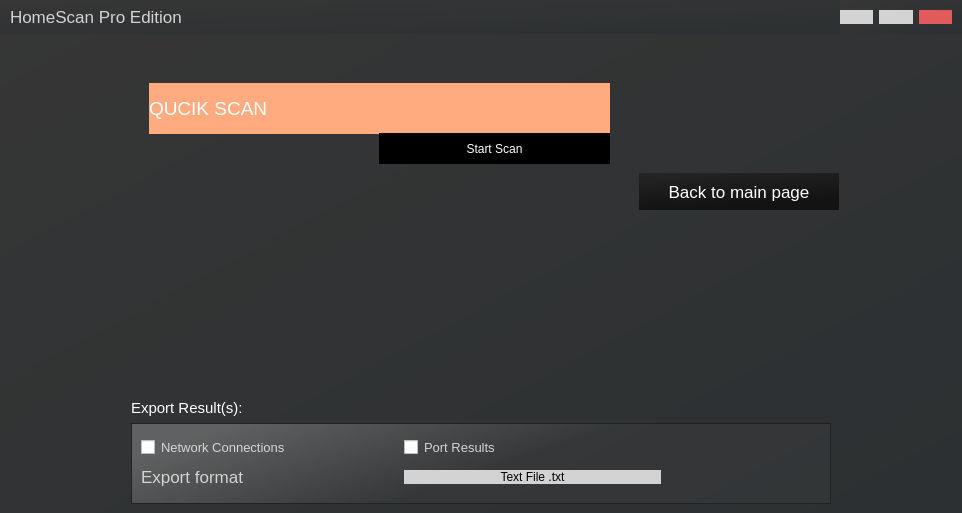
<?xml version="1.0" encoding="UTF-8"?>
<ui version="4.0">
 <class>MainWindow</class>
 <widget class="QMainWindow" name="MainWindow">
  <property name="geometry">
   <rect>
    <x>0</x>
    <y>0</y>
    <width>962</width>
    <height>513</height>
   </rect>
  </property>
  <property name="windowTitle">
   <string>MainWindow</string>
  </property>
  <property name="styleSheet">
   <string notr="true">border: unset;</string>
  </property>
  <widget class="QWidget" name="app">
   <layout class="QHBoxLayout" name="horizontalLayout">
    <property name="spacing">
     <number>0</number>
    </property>
    <property name="leftMargin">
     <number>0</number>
    </property>
    <property name="topMargin">
     <number>0</number>
    </property>
    <property name="rightMargin">
     <number>0</number>
    </property>
    <property name="bottomMargin">
     <number>0</number>
    </property>
    <item>
     <widget class="QFrame" name="main">
      <property name="styleSheet">
       <string notr="true">background:qlineargradient(spread:pad, x1:0, y1:0, x2:1, y2:1, stop:0 rgba(54, 54, 54, 255), stop:1 rgba(44, 48, 50, 255))</string>
      </property>
      <property name="frameShape">
       <enum>QFrame::StyledPanel</enum>
      </property>
      <property name="frameShadow">
       <enum>QFrame::Raised</enum>
      </property>
      <layout class="QVBoxLayout" name="verticalLayout">
       <property name="spacing">
        <number>0</number>
       </property>
       <property name="leftMargin">
        <number>0</number>
       </property>
       <property name="topMargin">
        <number>0</number>
       </property>
       <property name="rightMargin">
        <number>0</number>
       </property>
       <property name="bottomMargin">
        <number>0</number>
       </property>
       <item>
        <widget class="QFrame" name="name_and_tabs">
         <property name="enabled">
          <bool>true</bool>
         </property>
         <property name="maximumSize">
          <size>
           <width>16777215</width>
           <height>34</height>
          </size>
         </property>
         <property name="styleSheet">
          <string notr="true"/>
         </property>
         <property name="frameShape">
          <enum>QFrame::StyledPanel</enum>
         </property>
         <property name="frameShadow">
          <enum>QFrame::Raised</enum>
         </property>
         <layout class="QHBoxLayout" name="horizontalLayout_7">
          <property name="leftMargin">
           <number>0</number>
          </property>
          <property name="topMargin">
           <number>0</number>
          </property>
          <property name="rightMargin">
           <number>0</number>
          </property>
          <property name="bottomMargin">
           <number>0</number>
          </property>
          <item>
           <layout class="QHBoxLayout" name="horizontalLayout_3">
            <property name="leftMargin">
             <number>10</number>
            </property>
            <property name="rightMargin">
             <number>10</number>
            </property>
            <property name="bottomMargin">
             <number>0</number>
            </property>
            <item>
             <widget class="QLabel" name="label">
              <property name="styleSheet">
               <string notr="true">border:none;background: none;
color:lightgray;
font-size:17px;</string>
              </property>
              <property name="text">
               <string>HomeScan Pro Edition</string>
              </property>
             </widget>
            </item>
            <item>
             <widget class="QFrame" name="frame_12">
              <property name="minimumSize">
               <size>
                <width>30</width>
                <height>0</height>
               </size>
              </property>
              <property name="maximumSize">
               <size>
                <width>112</width>
                <height>16777215</height>
               </size>
              </property>
              <property name="frameShape">
               <enum>QFrame::StyledPanel</enum>
              </property>
              <property name="frameShadow">
               <enum>QFrame::Raised</enum>
              </property>
              <layout class="QHBoxLayout" name="horizontalLayout_9">
               <property name="leftMargin">
                <number>0</number>
               </property>
               <property name="topMargin">
                <number>0</number>
               </property>
               <property name="rightMargin">
                <number>0</number>
               </property>
               <property name="bottomMargin">
                <number>0</number>
               </property>
               <item>
                <widget class="QPushButton" name="min">
                 <property name="styleSheet">
                  <string notr="true">background-color: lightgray;
border: none;
top:0;border-radius: 0;
width:30px;</string>
                 </property>
                 <property name="text">
                  <string/>
                 </property>
                 <property name="icon">
                  <iconset>
                   <normaloff>assets/minus.svg</normaloff>assets/minus.svg</iconset>
                 </property>
                </widget>
               </item>
               <item>
                <widget class="QPushButton" name="full">
                 <property name="styleSheet">
                  <string notr="true">background-color: lightgray;
border: none;
top:0;border-radius: 0;</string>
                 </property>
                 <property name="text">
                  <string/>
                 </property>
                 <property name="icon">
                  <iconset>
                   <normaloff>assets/square.svg</normaloff>assets/square.svg</iconset>
                 </property>
                </widget>
               </item>
               <item>
                <widget class="QPushButton" name="exit">
                 <property name="styleSheet">
                  <string notr="true">background-color: #e15b5d;
border: none;
top:0;border-radius: 0;
margin-top:0px;</string>
                 </property>
                 <property name="text">
                  <string/>
                 </property>
                 <property name="icon">
                  <iconset>
                   <normaloff>assets/x.svg</normaloff>assets/x.svg</iconset>
                 </property>
                </widget>
               </item>
              </layout>
             </widget>
            </item>
           </layout>
          </item>
         </layout>
        </widget>
       </item>
       <item>
        <widget class="QFrame" name="footer">
         <property name="styleSheet">
          <string notr="true">background:none;
border:none;</string>
         </property>
         <property name="frameShape">
          <enum>QFrame::StyledPanel</enum>
         </property>
         <property name="frameShadow">
          <enum>QFrame::Raised</enum>
         </property>
         <layout class="QVBoxLayout" name="verticalLayout_6">
          <item>
           <widget class="QFrame" name="frame">
            <property name="frameShape">
             <enum>QFrame::StyledPanel</enum>
            </property>
            <property name="frameShadow">
             <enum>QFrame::Raised</enum>
            </property>
            <widget class="QLabel" name="label_2">
             <property name="geometry">
              <rect>
               <x>140</x>
               <y>40</y>
               <width>461</width>
               <height>51</height>
              </rect>
             </property>
             <property name="styleSheet">
              <string notr="true">color:white;
font-size:19px;
background: red;
background-color: rgb(255, 170, 127);</string>
             </property>
             <property name="text">
              <string>QUCIK SCAN</string>
             </property>
            </widget>
            <widget class="QPushButton" name="pushButton">
             <property name="geometry">
              <rect>
               <x>370</x>
               <y>90</y>
               <width>231</width>
               <height>31</height>
              </rect>
             </property>
             <property name="styleSheet">
              <string notr="true">color:white;
background:black;</string>
             </property>
             <property name="text">
              <string>Start Scan</string>
             </property>
            </widget>
            <widget class="QPushButton" name="pushButton_4">
             <property name="geometry">
              <rect>
               <x>630</x>
               <y>130</y>
               <width>200</width>
               <height>37</height>
              </rect>
             </property>
             <property name="minimumSize">
              <size>
               <width>0</width>
               <height>37</height>
              </size>
             </property>
             <property name="maximumSize">
              <size>
               <width>200</width>
               <height>16777215</height>
              </size>
             </property>
             <property name="styleSheet">
              <string notr="true">background-color:qlineargradient(spread:pad, x1:0, y1:0, x2:0.306, y2:0.909091, stop:0 rgba(37, 37, 37, 255), stop:1 rgba(19, 19, 19, 255));
color:rgb(255, 255, 255);
font-size:17px;
border:none;</string>
             </property>
             <property name="text">
              <string>Back to main page</string>
             </property>
             <property name="icon">
              <iconset>
               <normaloff>assets/export.png</normaloff>assets/export.png</iconset>
             </property>
             <property name="iconSize">
              <size>
               <width>37</width>
               <height>37</height>
              </size>
             </property>
            </widget>
           </widget>
          </item>
          <item alignment="Qt::AlignHCenter|Qt::AlignBottom">
           <widget class="QFrame" name="frame_9">
            <property name="minimumSize">
             <size>
              <width>700</width>
              <height>0</height>
             </size>
            </property>
            <property name="maximumSize">
             <size>
              <width>728</width>
              <height>16777215</height>
             </size>
            </property>
            <property name="styleSheet">
             <string notr="true">background: none;
border:none;</string>
            </property>
            <property name="frameShape">
             <enum>QFrame::StyledPanel</enum>
            </property>
            <property name="frameShadow">
             <enum>QFrame::Raised</enum>
            </property>
            <layout class="QVBoxLayout" name="verticalLayout_7">
             <property name="leftMargin">
              <number>0</number>
             </property>
             <property name="topMargin">
              <number>0</number>
             </property>
             <property name="rightMargin">
              <number>0</number>
             </property>
             <property name="bottomMargin">
              <number>0</number>
             </property>
             <item>
              <widget class="QLabel" name="label_5">
               <property name="styleSheet">
                <string notr="true">color:white;
font-size:15px;
background:none;
border:none;</string>
               </property>
               <property name="text">
                <string>Export Result(s):</string>
               </property>
              </widget>
             </item>
             <item>
              <widget class="QFrame" name="frame_3">
               <property name="minimumSize">
                <size>
                 <width>400</width>
                 <height>81</height>
                </size>
               </property>
               <property name="maximumSize">
                <size>
                 <width>16777215</width>
                 <height>111</height>
                </size>
               </property>
               <property name="styleSheet">
                <string notr="true">background-color:qlineargradient(spread:pad, x1:0.0454545, y1:0.313, x2:0.550318, y2:0.489, stop:0 rgba(144, 144, 144, 125), stop:1 rgba(73, 73, 73, 55));
border-color: white;
border: 2px;
border: 1px solid rgb(34, 34, 34);</string>
               </property>
               <property name="frameShape">
                <enum>QFrame::StyledPanel</enum>
               </property>
               <property name="frameShadow">
                <enum>QFrame::Raised</enum>
               </property>
               <layout class="QHBoxLayout" name="horizontalLayout_12">
                <item>
                 <layout class="QHBoxLayout" name="horizontalLayout_11">
                  <item>
                   <layout class="QVBoxLayout" name="verticalLayout_8">
                    <property name="rightMargin">
                     <number>120</number>
                    </property>
                    <item>
                     <layout class="QHBoxLayout" name="horizontalLayout_2">
                      <item>
                       <widget class="QCheckBox" name="checkBox_2">
                        <property name="styleSheet">
                         <string notr="true">border:none;background: none;
color:rgb(213, 213, 213);
font-size:13px;</string>
                        </property>
                        <property name="text">
                         <string>Network Connections</string>
                        </property>
                       </widget>
                      </item>
                      <item>
                       <widget class="QCheckBox" name="checkBox">
                        <property name="styleSheet">
                         <string notr="true">border:none;background: none;
color:lightgray;

font-size:13px;</string>
                        </property>
                        <property name="text">
                         <string>Port Results</string>
                        </property>
                       </widget>
                      </item>
                     </layout>
                    </item>
                    <item>
                     <layout class="QHBoxLayout" name="horizontalLayout_6">
                      <item>
                       <widget class="QLabel" name="label_3">
                        <property name="styleSheet">
                         <string notr="true">border:none;background: none;
color:lightgray;
font-size:17px;</string>
                        </property>
                        <property name="text">
                         <string>Export format</string>
                        </property>
                       </widget>
                      </item>
                      <item>
                       <widget class="QPushButton" name="pushButton_6">
                        <property name="styleSheet">
                         <string notr="true">background-color: lightgray;
border: 20px;
top:0;
</string>
                        </property>
                        <property name="text">
                         <string>Text File .txt</string>
                        </property>
                       </widget>
                      </item>
                     </layout>
                    </item>
                   </layout>
                  </item>
                  <item>
                   <spacer name="horizontalSpacer">
                    <property name="orientation">
                     <enum>Qt::Horizontal</enum>
                    </property>
                    <property name="sizeType">
                     <enum>QSizePolicy::Maximum</enum>
                    </property>
                    <property name="sizeHint" stdset="0">
                     <size>
                      <width>40</width>
                      <height>20</height>
                     </size>
                    </property>
                   </spacer>
                  </item>
                 </layout>
                </item>
               </layout>
              </widget>
             </item>
            </layout>
           </widget>
          </item>
         </layout>
        </widget>
       </item>
      </layout>
     </widget>
    </item>
   </layout>
  </widget>
 </widget>
 <resources/>
 <connections/>
</ui>
